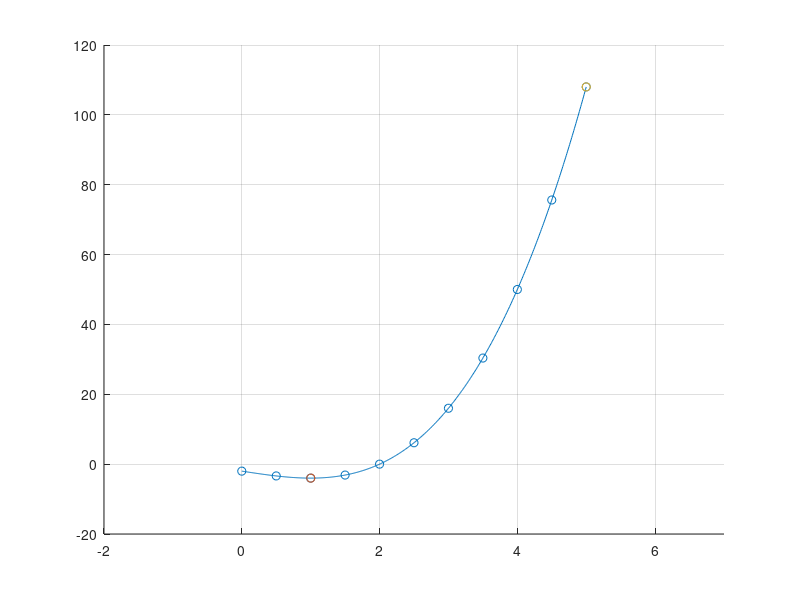

Write MATLAB code to recreate this figure.
%%
%{
    J. Vranicar Bio/Robotic Locomotion
    Hw Matlab 1A
    jjv20@fsu.edu
%}

%% Part 1

%% Task 1

my_age = 22;

C = magic(4);
magic_sum = sum(C);
magic_sum = magic_sum(1);

C = C./magic_sum;

C = C.*my_age;
sum(C)

%% Task 2

Age_Vector = [0:my_age:9*my_age]';

%%%%%%%%%%%%%%%%%%%%%%%%%%%%%%%%%%%%%%%%%%

%% Part 2

x = linspace(0, 5, 500);

y = x.^3 - 3.*x - 2;

search_xs = 0:.5:5;

y_interp = interp1(x, y, search_xs);

[~, min_index] = min(y);
[~, max_index] = max(y);

figure()
    grid on
    hold on
    plot(x, y)
    scatter(search_xs, y_interp, 'g*')
    scatter(x(min_index), y(min_index));
    scatter(x(max_index), y(max_index));
    xlim([-2 7])



%%%%%%%%%%%%%%%%%%%%%%%%%%%%%%%%%%%%%%%%%%%%%%%%%%%%%%

%% Part 3

tempers = ['1', '0', '2', '4'];
pow_count = 0;
total = 0;

for i = numel(tempers):-1:1
    cur_char = tempers(i);
    switch(cur_char)
        case '0'
            number = 0;
        case '1'
            number = 1;
        case '2'
            number = 2;
        case '3'
            number = 3;
        case '4'
            number = 4;
        case '5'
            number = 5;
        case '6'
            number = 6;
        case '7'
            number = 7;
        case '8'
            number = 8;
        case '9'
            number = 9;
    end

    addition = number * 10^pow_count;

    total = total + addition;
    pow_count = pow_count + 1;

end
total
total = total/4

%%%%%%%%%%%%%%%%%%%%%%%%%%%%%%%%%%%%
